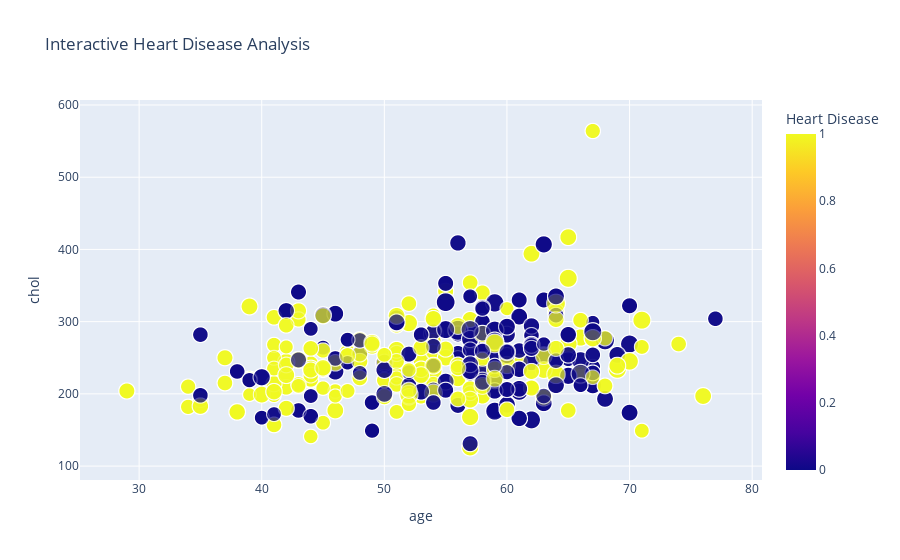
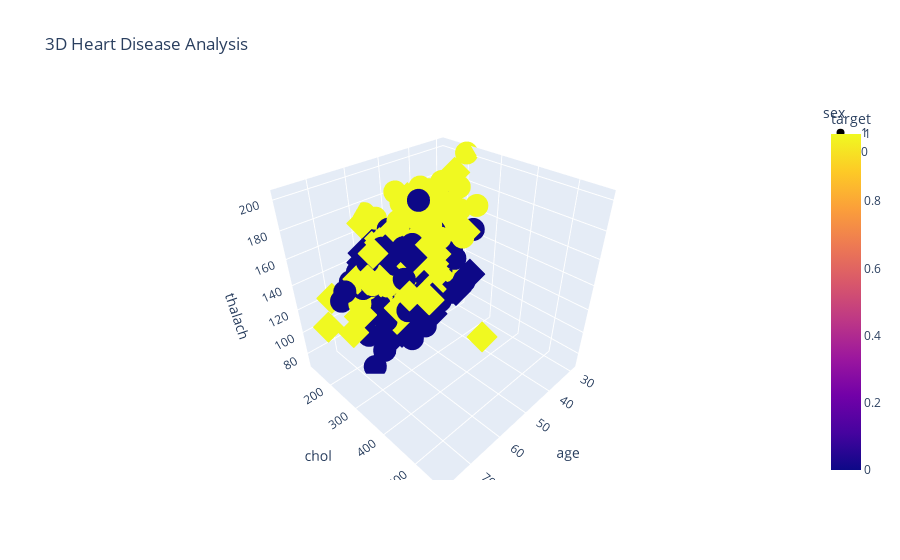

Here is the notebook cell these charts were saved with, in order:
### Code cell
import plotly.express as px
import plotly.graph_objects as go

# Interactive scatter plot
fig = px.scatter(df, x='age', y='chol', color='target',
                 size='trestbps', hover_data=['cp', 'thalach'],
                 title='Interactive Heart Disease Analysis',
                 labels={'target': 'Heart Disease'},
                 color_discrete_map={0: 'skyblue', 1: 'salmon'})
fig.show()

# 3D scatter plot
fig = px.scatter_3d(df, x='age', y='chol', z='thalach',
                    color='target', symbol='sex',
                    title='3D Heart Disease Analysis',
                    color_discrete_map={0: 'blue', 1: 'red'})
fig.show()

### Figure 1 — Plotly figure (JSON) as saved in the notebook; plotly's stock layout.template omitted (floating-point values rounded to 4 significant figures; data arrays with more than 128 entries replaced by an {"elided": "..."} marker saying what was removed)
{"data": [{"customdata": {"elided": "1025x2 int values"}, "hovertemplate": "age=%{x}<br>chol=%{y}<br>trestbps=%{marker.size}<br>cp=%{customdata[0]}<br>thalach=%{customdata[1]}<br>Heart Disease=%{marker.color}<extra></extra>", "legendgroup": "", "marker": {"color": {"elided": "1025 int values"}, "coloraxis": "coloraxis", "size": {"elided": "1025 int values"}, "sizemode": "area", "sizeref": 0.5, "symbol": "circle"}, "mode": "markers", "name": "", "showlegend": false, "x": {"elided": "1025 int values"}, "xaxis": "x", "y": {"elided": "1025 int values"}, "yaxis": "y", "type": "scattergl"}], "layout": {"xaxis": {"anchor": "y", "domain": [0.0, 1.0], "title": {"text": "age"}}, "yaxis": {"anchor": "x", "domain": [0.0, 1.0], "title": {"text": "chol"}}, "coloraxis": {"colorbar": {"title": {"text": "Heart Disease"}}, "colorscale": [[0.0, "#0d0887"], [0.1111, "#46039f"], [0.2222, "#7201a8"], [0.3333, "#9c179e"], [0.4444, "#bd3786"], [0.5556, "#d8576b"], [0.6667, "#ed7953"], [0.7778, "#fb9f3a"], [0.8889, "#fdca26"], [1.0, "#f0f921"]]}, "legend": {"tracegroupgap": 0, "itemsizing": "constant"}, "title": {"text": "Interactive Heart Disease Analysis"}}}

### Figure 2 — Plotly figure (JSON) as saved in the notebook; plotly's stock layout.template omitted (floating-point values rounded to 4 significant figures; data arrays with more than 128 entries replaced by an {"elided": "..."} marker saying what was removed)
{"data": [{"hovertemplate": "sex=1<br>age=%{x}<br>chol=%{y}<br>thalach=%{z}<br>target=%{marker.color}<extra></extra>", "legendgroup": "1", "marker": {"color": {"elided": "713 int values"}, "coloraxis": "coloraxis", "symbol": "circle"}, "mode": "markers", "name": "1", "scene": "scene", "showlegend": true, "x": {"elided": "713 int values"}, "y": {"elided": "713 int values"}, "z": {"elided": "713 int values"}, "type": "scatter3d"}, {"hovertemplate": "sex=0<br>age=%{x}<br>chol=%{y}<br>thalach=%{z}<br>target=%{marker.color}<extra></extra>", "legendgroup": "0", "marker": {"color": {"elided": "312 int values"}, "coloraxis": "coloraxis", "symbol": "diamond"}, "mode": "markers", "name": "0", "scene": "scene", "showlegend": true, "x": {"elided": "312 int values"}, "y": {"elided": "312 int values"}, "z": {"elided": "312 int values"}, "type": "scatter3d"}], "layout": {"scene": {"domain": {"x": [0.0, 1.0], "y": [0.0, 1.0]}, "xaxis": {"title": {"text": "age"}}, "yaxis": {"title": {"text": "chol"}}, "zaxis": {"title": {"text": "thalach"}}}, "coloraxis": {"colorbar": {"title": {"text": "target"}}, "colorscale": [[0.0, "#0d0887"], [0.1111, "#46039f"], [0.2222, "#7201a8"], [0.3333, "#9c179e"], [0.4444, "#bd3786"], [0.5556, "#d8576b"], [0.6667, "#ed7953"], [0.7778, "#fb9f3a"], [0.8889, "#fdca26"], [1.0, "#f0f921"]]}, "legend": {"title": {"text": "sex"}, "tracegroupgap": 0}, "title": {"text": "3D Heart Disease Analysis"}}}
